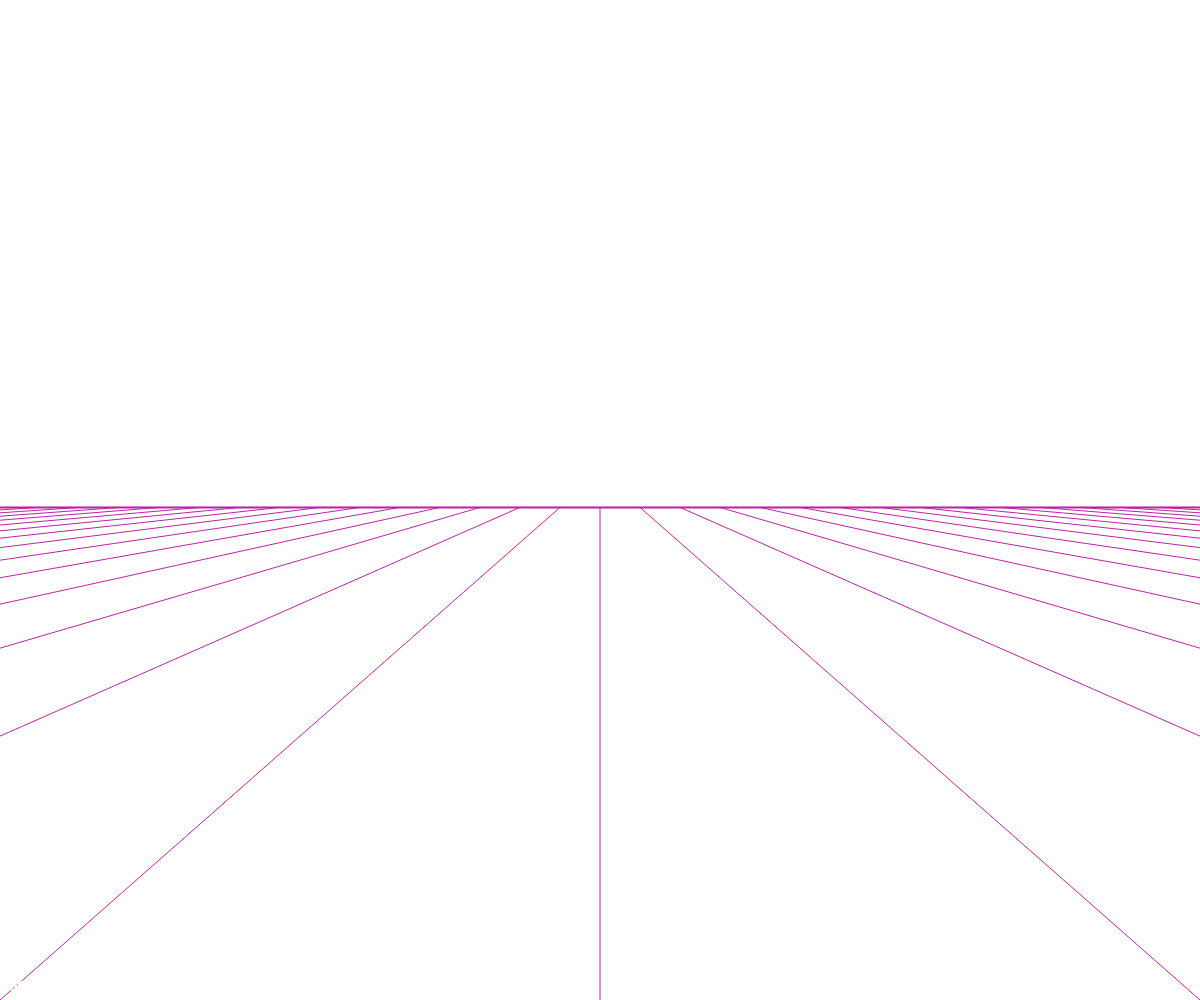
Frame 1 (no input)
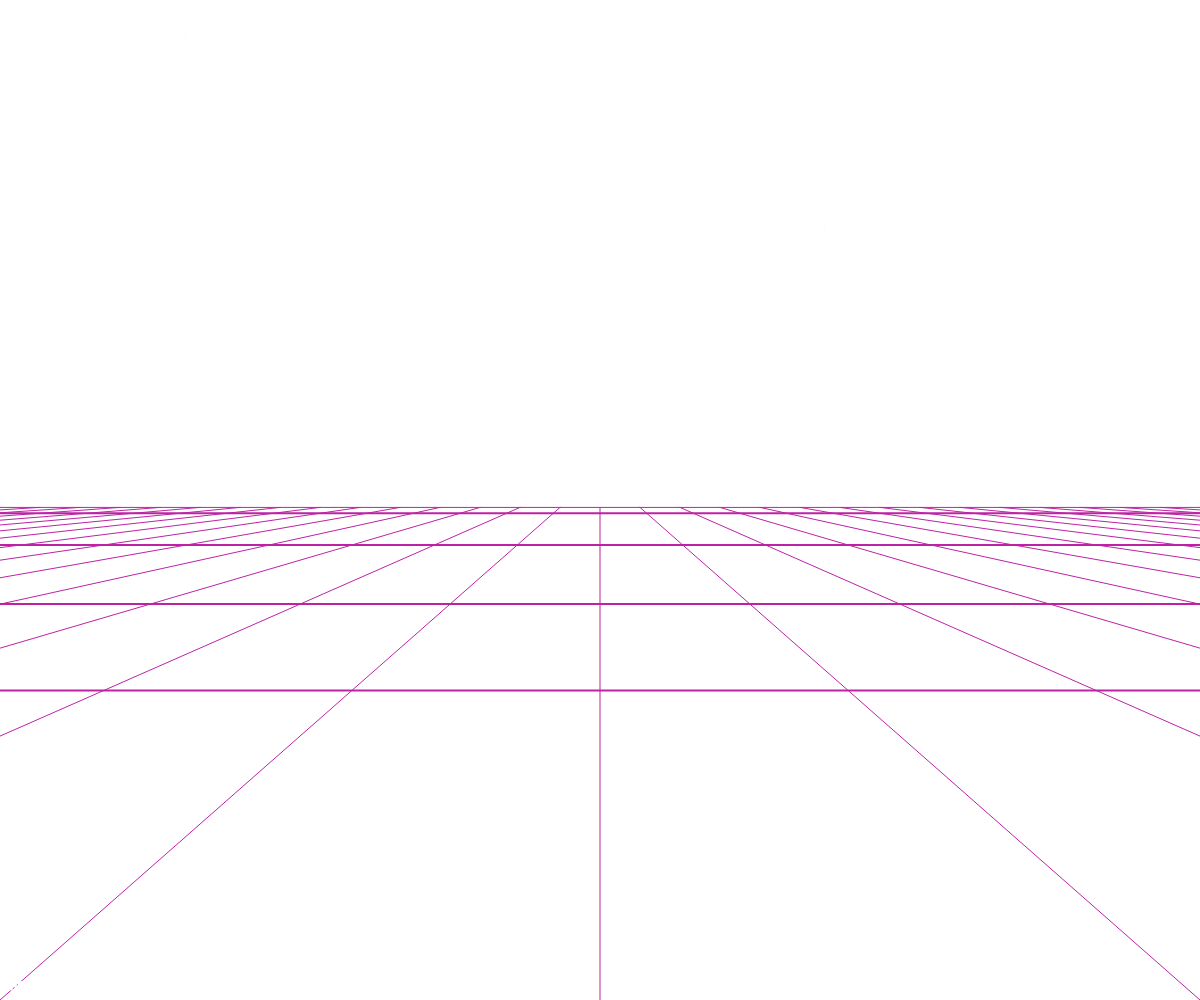
Frame 60 (no input)
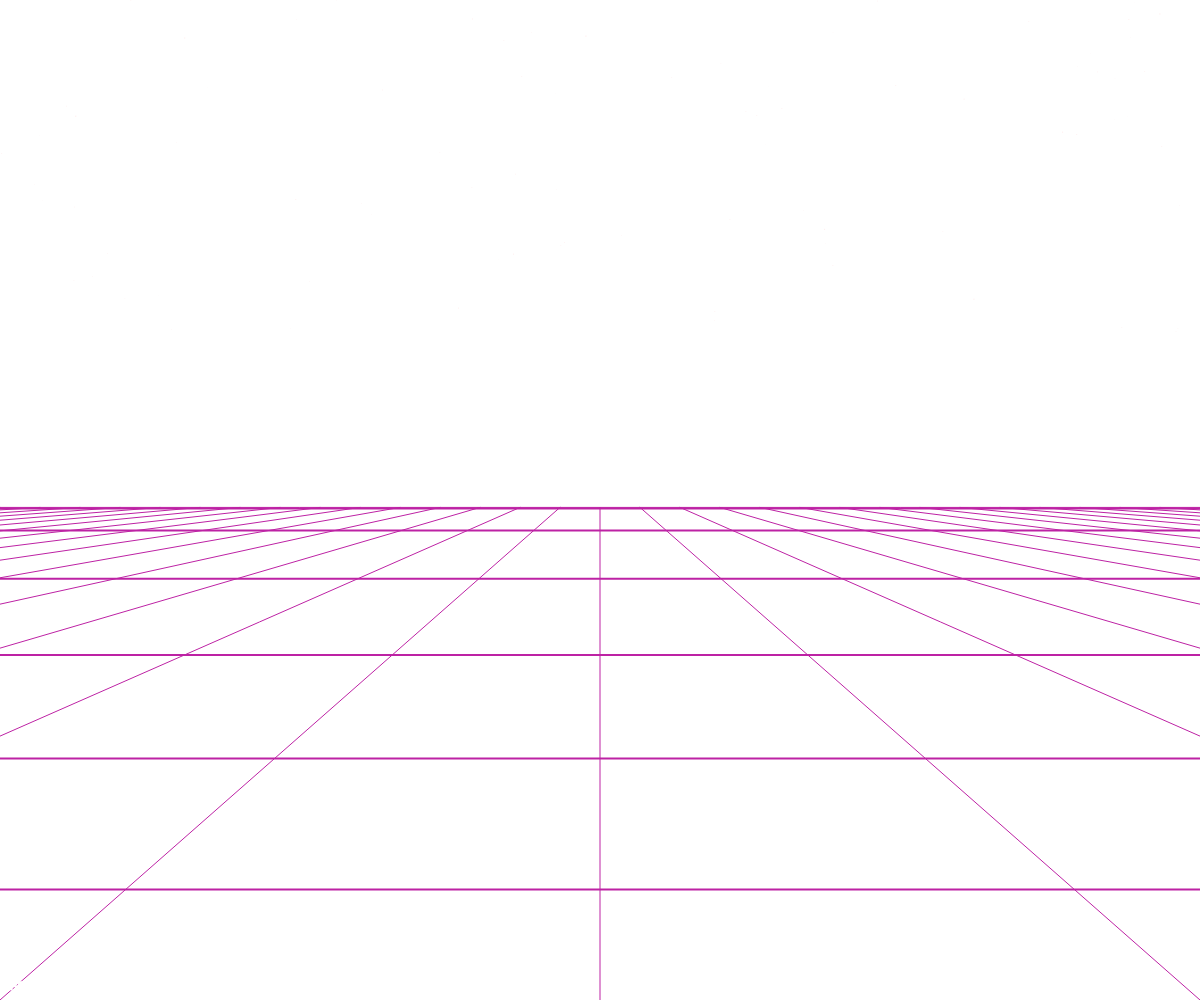
Frame 120 (the mouse pressed at the canvas centre since frame 60)

The p5.js sketch that drew these frames (run headless with seeded random() and noise() and a simulated clock; from frame 60 on, the mouse is pressed at the canvas centre):

// p5.js sketch
// ── sketch.js
var lines = [];
var stars = [];

let hLines = 30;
let nStars = 80;

p5.disableFriendlyErrors = true;

function setup() {
  createCanvas(windowWidth, windowHeight);
  var render = sqrt((532 / 54) * windowHeight);
  for (var i = 0; i < 6; i++) {
    lines[i] = new Line((i * render) / 30);
  }
  lines[0] = new Line(0);
  for (var i = 0; i < nStars; i++) {
    stars[i] = new Star();
  }
}

function windowResized() {
  resizeCanvas(windowWidth, windowHeight);
  var render = sqrt((532 / 54) * windowHeight);
  for (var i = 0; i < 6; i++) {
    lines[i] = new Line((i * render) / 30);
  }
  lines[0] = new Line(0);
  for (var i = 0; i < nStars; i++) {
    stars[i] = new Star();
  }
}

function draw() {
  clear();
  stroke(189, 34, 164);
  line(0, (height * 548) / 1080, width, (height * 548) / 1080);
  for (var i = 0; i < hLines; i++) {
    stroke(189, 34, 164);
    line(
      (width * i) / hLines,
      (height * 548) / 1080,
      width / 2 + (i - hLines / 2) * 600,
      height
    );
  }
  for (var i = 0; i < lines.length; i++) {
    lines[i].update();
    lines[i].show();
  }
  for (var i = 0; i < stars.length; i++) {
    stars[i].update();
    stars[i].show();
  }
  let fps = frameRate();
  fill(255, 255, 255);
  text("FPS: " + fps.toFixed(2), 10, height - 10);
}

function quit() {
  remove();
}

// ── Line.js
function Line(i) {
  this.x = 0;
  this.y = (height * 548) / 1080;
  let speed = -i * 0.5;

  this.update = function () {
    speed += 0.1;
    if (speed >= 0) {
      this.y = this.y + speed;
    }
    if (this.y >= height) {
      this.y = (height * 548) / 1080;
      speed = 0;
    }
  };

  this.show = function () {
    if (speed >= 0) {
      fill(255, 0, 0);
      strokeWeight(2);
      line(this.x, this.y, width, this.y);
      strokeWeight(1);
    }
  };
}

// ── Star.js
function Star() {
    this.time = random(0,25);
    this.x = random(width);
    this.y = random(height/3);

    this.update = function() {
      this.time += 0.1;
      if(this.time>=25){
        this.x = random(width);
        this.y = random(height/3);
        this.time = 0;
      }
    }
  
    this.show = function() {
      stroke(255,255,255);
      ellipse(this.x, this.y, 0.5, 0.5);
    }
  }
